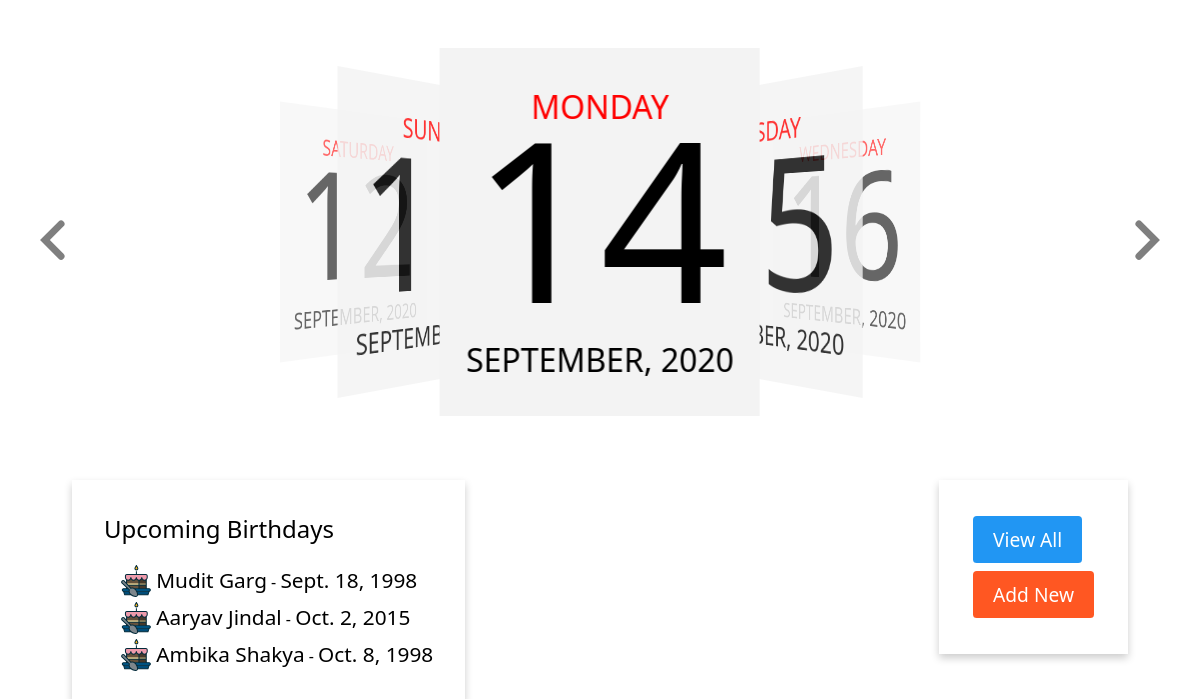
The page / on the database its author committed.
### cal/models.py (models this page shows, shortened)
class Birthday(models.Model):
    PRIORITIES = Choices(
            (1, 'fam', 'FAM'),  #month
            (2, 'vvip', 'VVIP'), #week
            (3, 'vip', 'VIP'), #day before
            (4, 'gen', 'GEN'), #same day
        )
    priority = models.IntegerField(default=PRIORITIES.gen, choices=PRIORITIES)
    name = models.CharField(max_length=100)
    bday = models.DateField('birthday')
    fblink=models.CharField(max_length=100)
    bdate=models.DateField('birthdate', blank=True,default=datetime.date(1,1,1))
    def haveAge(self,curr_date):
        self.age=int(np.rint((curr_date-self.bday).days /365))

### cal/views.py (the view)
# urls.py: path('', views.index),
def index(request):
    today = timezone.localtime(timezone.now()).date()
    return flipcal(request, today.year, today.month, today.day)

### cal/views.py (called while the page is built)
def date_diff(curr,next):  #only input dates not day
    today=curr
    next_date=next
    if next_date<today:
        next_date = datetime.date(today.year+1,next_date.month,next_date.day)
    return (next_date-today).days

def day_to_date(day):
    return datetime.date(datetime.MINYEAR,day.month,day.day)

def getBirthday(date,today):
    high_priority = False
    try:
        bdays= Birthday.objects.filter(bdate=day_to_date(date))
        fbd=bdays[0]
        bday_class = "low_priority_bday"
        for bd in bdays:
            bd.haveAge(today)
            if bd.priority<3:
                high_priority =True
                bday_class = "high_priority_bday"
    except Exception as e:
        bdays = None
        bday_class = None
    return {"bdays":bdays,"class":bday_class,"high_priority":high_priority}

def getupcoming():
    today = timezone.localtime(timezone.now()).date()
    todate = datetime.date(datetime.MINYEAR, today.month, today.day)
    all_birthdays = Birthday.objects.order_by('bdate')
    mindays=367
    upcoming_bdays=[]
    for bday in all_birthdays:
        datediff=date_diff(todate, bday.bdate)
        if datediff<UPCOMING_BDAY_DAYS and datediff>0:
            upcoming_bdays.append(bday)
    return upcoming_bdays

### cal/templates/index.html (shortened to what this page needs)
<!doctype html>
{%load static%}
<html class="no-js">
<head>
    <link rel="stylesheet" href="{% static "dist/jquery.flipster.min.css" %}">
 <link href="{% static "styles.css" %}" rel="stylesheet" type="text/css" />
</head>
<body>
    <div id = 'carousel' style="overflow-y: hidden; margin-top:3em;" >
        <ul class="flip-items ">
			{%for date in dates%}
            <li>
				<div class="calcard {{date.bday.class}}">
					<h1 class='weekday'>{{date.weekday}} </h1>
					{%if date.bday.class%}
						{% if date.bday.high_priority%}
							<img src="{%static "img/cake.svg"%}">
								{%for bd in date.bday.bdays%}
									<h2 class ='bday_entry'>  <span class='name'>{{bd.name}}</span> <span class='age'>(Turn{{date.tense}}: {{bd.age}})</span> </h2>
								{%endfor%}
						<h1 class='date_panel'> <span class='date'>{{date.day}}</span> <span class='month_year'>{{date.month}}, {{year}}</span></h1>
						{%else%}
						<h1 class='date_panel'> <span class='date'>{{date.day}}</span> </h1>
							<img src="{%static "img/cake_small.svg"%}">
								{%for bd in date.bday.bdays%}
									<h2 class ='bday_entry'>  <span class='name'>{{bd.name}}</span> <span class='age'>(Turn{{date.tense}}: {{bd.age}})</span> </h2>
								{%endfor%}
						<h1 class='date_panel'><span class='month_year'>{{date.month}}, {{year}}</span></h1>
						{%endif%}
					{%else%}
					<h1 class='date_panel'> <span class='date'>{{date.day}}</span> <br><span class='month_year'>{{date.month}}, {{year}}</span></h1>
					{%endif%}
				</div>
            </li>
			{%endfor%}
        </ul>
    </div>
<div class="card left" >
  <div class="container">
  <h4 class="card_title">Upcoming Birthdays</h4>
   {%for bday in upcoming_bdays%}
   <div class="upcoming_bd_entry">
   <img src="{%static "img/cake_small.svg"%}">
   <span class= "upcoming_bd_entry_name">{{bday.name}}</span> - <span class= "upcoming_bd_entry_date">{{bday.bday}} </span>
	  </div>
   {%endfor%}
  </div>
</div>
<div class="card right" >
  <div class="container">
  <a class="button button1" href="{% url "allbdays" %}">View All</a>
  <br>
  <a class="button button2" href="/admin/cal/birthday/add/">Add New</a>
  </div>
</div>
</body>
</html>

### cal/static/styles.css (style rules this page uses)
body { font-family: system-ui !important; }
.calcard { color:white; background: #f3f3f3; width:20em; height:20em; padding-top: 1em; padding-bottom: 2em; text-align:center; }
.weekday { color:red; text-align:center; text-transform: uppercase; font-weight: lighter }
.date { color:black; text-transform: uppercase; text-transform: uppercase; font-weight: 100; font-size: 7em; line-height: 0.6em; }
.month_year { color:black; text-align:center; text-transform: uppercase; font-weight: 100; line-height: 3em; }
.card { font-family: system-ui; box-shadow: 0 4px 8px 0 rgba(0,0,0,0.2); transition: 0.3s; margin: 4em; }
.card_title { font-size: 1.5em; margin-top: 0em; margin-bottom: 0.5em; font-weight: 500; width:auto; }
.left { float: left; }
.right { float: right; }
.upcoming_bd_entry { margin-left: 1em; }
.upcoming_bd_entry img { height: 2em; margin-bottom: -0.55em; margin-top: 0.5em; }
.upcoming_bd_entry_name { font-size: 1.3em; font-weight: 400; text-transform: capitalize; }
.upcoming_bd_entry_date { font-size: 1.3em; font-weight: 100; }
.container { padding:2em 2em 2em 2em; }
.button { border: none; color: white; padding: 10px 20px; text-align: center; text-decoration: none; display: inline-block; font-size: 1.2em; margin: 4px 2px; cursor: pointer; border-radius: 0.2em; }
.button1 { background-color: #2196f3; }
.button2 { background-color: #ff5722; }

### rows shown on the page
Birthday: name "Mudit Garg", bday "Sept. 18, 1998"
Birthday: name "Aaryav Jindal", bday "Oct. 2, 2015"
Birthday: name "Ambika Shakya", bday "Oct. 8, 1998"

### other values the page prints
{{ date.weekday }} "SUNDAY" "MONDAY" "TUESDAY"
{{ date.day }} "13" "14" "15"
{{ date.month }} "SEPTEMBER" "SEPTEMBER"
{{ year }} "2020" "2020" "2020"
